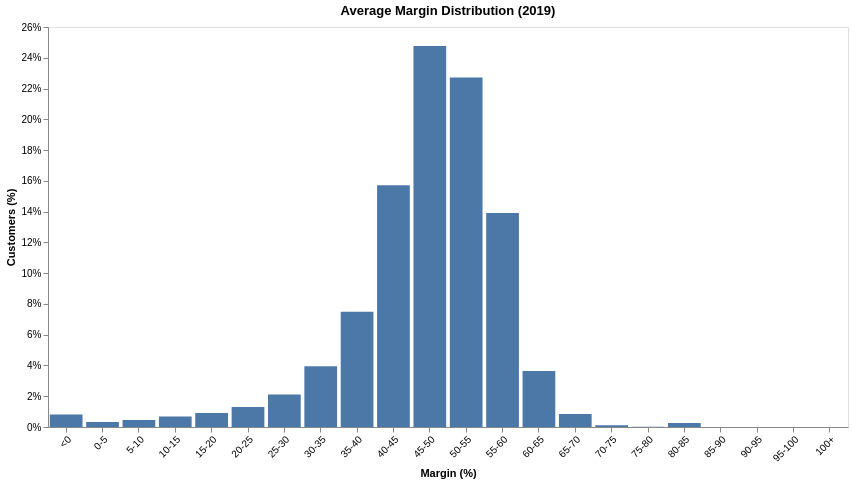

The code cell stored with this chart in its notebook:
### Code cell
distribution_barplot(
    create_distribution(
        cust_data_2019.query("Spend > 0"), 
        column="Margin",
        **create_bins_labels(
            bin_width=5, 
            max_cutoff=100,
            min_cutoff=0
        )
    ),
    column="Margin",
    title="Average Margin Distribution (2019)",
    x_title="Margin (%)"
)

### Figure 1 — Vega-Lite specification as saved in the notebook (floating-point values rounded to 4 significant figures)
{"config": {"view": {"continuousWidth": 300, "continuousHeight": 300}}, "data": {"name": "data-30cdee6fd305153c02373489eb061bd0"}, "mark": {"type": "bar", "opacity": 1.0}, "encoding": {"tooltip": [{"field": "Range", "title": "Range", "type": "nominal"}, {"field": "Customers", "format": ",", "title": "Customers", "type": "quantitative"}, {"field": "Percent", "format": ".1%", "title": "Customers (%)", "type": "quantitative"}], "x": {"axis": {"grid": false, "labelAngle": -45}, "field": "Range", "sort": ["<0", "0-5", "5-10", "10-15", "15-20", "20-25", "25-30", "30-35", "35-40", "40-45", "45-50", "50-55", "55-60", "60-65", "65-70", "70-75", "75-80", "80-85", "85-90", "90-95", "95-100", "100+"], "title": "Margin (%)", "type": "nominal"}, "y": {"axis": {"format": "%", "grid": false}, "field": "Percent", "title": "Customers (%)", "type": "quantitative"}}, "height": 400, "title": "Average Margin Distribution (2019)", "width": 800, "$schema": "https://vega.github.io/schema/vega-lite/v6.4.1.json", "datasets": {"data-30cdee6fd305153c02373489eb061bd0": [{"Range": "<0", "Customers": 261, "Percent": 0.008194}, {"Range": "0-5", "Customers": 105, "Percent": 0.003296}, {"Range": "5-10", "Customers": 145, "Percent": 0.004552}, {"Range": "10-15", "Customers": 215, "Percent": 0.00675}, {"Range": "15-20", "Customers": 289, "Percent": 0.009073}, {"Range": "20-25", "Customers": 412, "Percent": 0.01293}, {"Range": "25-30", "Customers": 674, "Percent": 0.02116}, {"Range": "30-35", "Customers": 1256, "Percent": 0.03943}, {"Range": "35-40", "Customers": 2387, "Percent": 0.07494}, {"Range": "40-45", "Customers": 5006, "Percent": 0.1572}, {"Range": "45-50", "Customers": 7888, "Percent": 0.2476}, {"Range": "50-55", "Customers": 7236, "Percent": 0.2272}, {"Range": "55-60", "Customers": 4429, "Percent": 0.139}, {"Range": "60-65", "Customers": 1161, "Percent": 0.03645}, {"Range": "65-70", "Customers": 267, "Percent": 0.008382}, {"Range": "70-75", "Customers": 34, "Percent": 0.001067}, {"Range": "75-80", "Customers": 3, "Percent": 9.418e-05}, {"Range": "80-85", "Customers": 85, "Percent": 0.002669}, {"Range": "85-90", "Customers": 0, "Percent": 0.0}, {"Range": "90-95", "Customers": 0, "Percent": 0.0}, {"Range": "95-100", "Customers": 0, "Percent": 0.0}, {"Range": "100+", "Customers": 0, "Percent": 0.0}]}}
